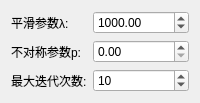
                   <widget class="QWidget" name="chromatographyAsLSBaselinePage">
                    <layout class="QFormLayout" name="chromatographyAsLSBaselineLayout">
                     <item row="0" column="0">
                      <widget class="QLabel" name="chromatographyAsLSBaselineLambdaLabel">
                       <property name="text">
                        <string>平滑参数λ:</string>
                       </property>
                      </widget>
                     </item>
                     <item row="0" column="1">
                      <widget class="QDoubleSpinBox" name="chromatographyAsLSBaselineLambdaSpinBox">
                       <property name="minimum">
                        <double>1.000</double>
                       </property>
                       <property name="maximum">
                        <double>1000000.000</double>
                       </property>
                       <property name="value">
                        <double>1000.000</double>
                       </property>
                      </widget>
                     </item>
                     <item row="1" column="0">
                      <widget class="QLabel" name="chromatographyAsLSBaselinePLabel">
                       <property name="text">
                        <string>不对称参数p:</string>
                       </property>
                      </widget>
                     </item>
                     <item row="1" column="1">
                      <widget class="QDoubleSpinBox" name="chromatographyAsLSBaselinePSpinBox">
                       <property name="minimum">
                        <double>0.001</double>
                       </property>
                       <property name="maximum">
                        <double>0.999</double>
                       </property>
                       <property name="singleStep">
                        <double>0.001</double>
                       </property>
                       <property name="value">
                        <double>0.001</double>
                       </property>
                      </widget>
                     </item>
                     <item row="2" column="0">
                      <widget class="QLabel" name="chromatographyAsLSBaselineIterLabel">
                       <property name="text">
                        <string>最大迭代次数:</string>
                       </property>
                      </widget>
                     </item>
                     <item row="2" column="1">
                      <widget class="QSpinBox" name="chromatographyAsLSBaselineIterSpinBox">
                       <property name="minimum">
                        <number>1</number>
                       </property>
                       <property name="maximum">
                        <number>1000</number>
                       </property>
                       <property name="value">
                        <number>10</number>
                       </property>
                      </widget>
                     </item>
                    </layout>
                   </widget>
